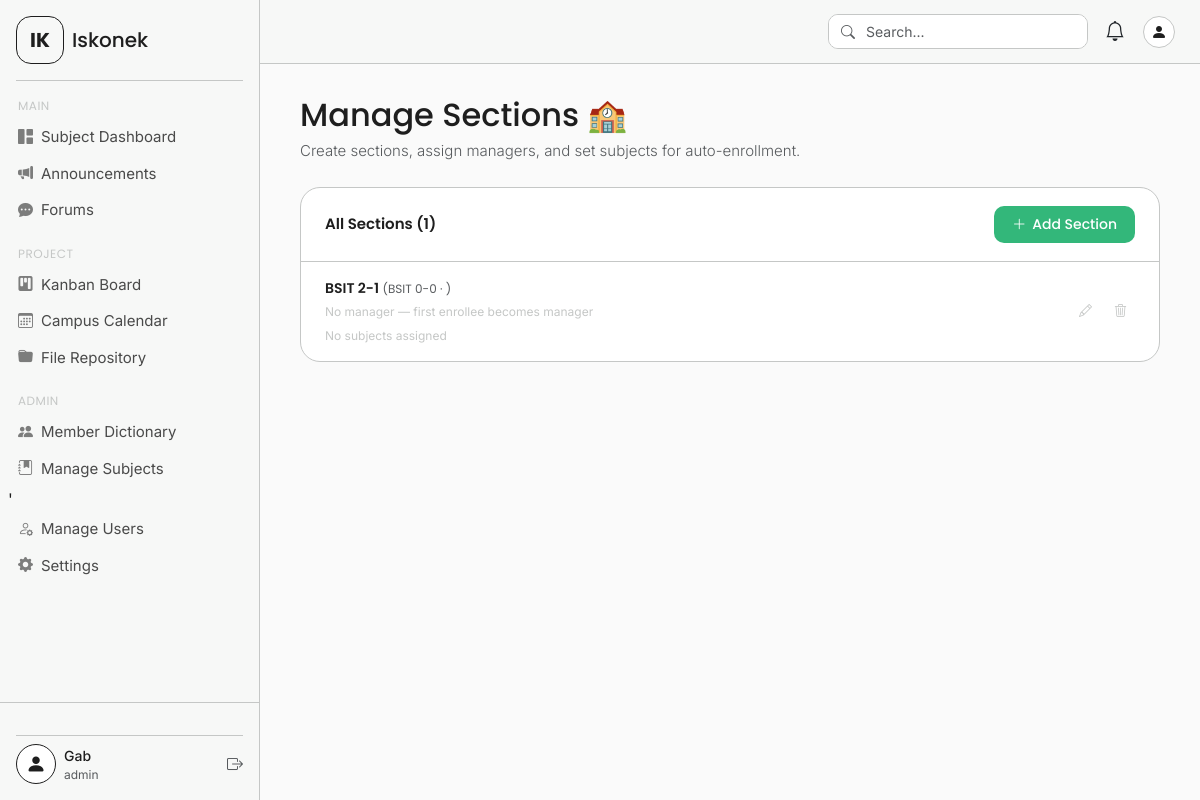
/manage_sections.php (signed in), run on the app's committed database.
### tables this page shows
CREATE TABLE `sections` (
  `id` int(11) NOT NULL,
  `name` varchar(40) NOT NULL,
  `program` varchar(20) NOT NULL,
  `created_at` timestamp NOT NULL DEFAULT current_timestamp(),
  `manager_id` int(11) DEFAULT NULL,
  `year` tinyint(4) NOT NULL,
  `school_year` varchar(20) NOT NULL,
  `section` tinyint(4) NOT NULL
);

### manage_sections.php (the view, shortened to what this page needs)
<?php
require_once 'includes/config.php';
$sections_query = $conn->query("
    SELECT s.*, u.first_name, u.last_name,
           CONCAT_WS(' ', u.first_name, u.mid_name, u.last_name) AS manager_name
    FROM sections s
    LEFT JOIN users u ON u.id = s.manager_id
    ORDER BY s.name
");
$sections = $sections_query->fetch_all(MYSQLI_ASSOC);
$section_subjects = [];
?>
<!DOCTYPE html>
<html lang="en">
<head>
  <link href="https://cdn.jsdelivr.net/npm/bootstrap@5.3.3/dist/css/bootstrap.min.css" rel="stylesheet">
  <link href="https://cdn.jsdelivr.net/npm/bootstrap-icons@1.11.3/font/bootstrap-icons.min.css" rel="stylesheet">
  <link href="assets/css/style.css" rel="stylesheet">
</head>
<body>
<div class="app-wrapper">
  <?php include 'includes/sidebar.php'; ?>
  <div class="main-content">
    <?php include 'includes/navbar.php'; ?>
    <div class="page-body">
      <div class="mb-4">
        <h2 class="hero-greeting mb-1">Manage Sections 🏫</h2>
        <p class="hero-sub text-muted">Create sections, assign managers, and set subjects for auto-enrollment.</p>
      </div>
      <div class="sections-panel">
        <div class="sections-panel-header">
          <p class="sections-panel-title">All Sections (<?= count($sections) ?>)</p>
          <button class="btn-new-section" data-bs-toggle="modal" data-bs-target="#sectionModal" onclick="openAddModal()">
            <i class="bi bi-plus-lg"></i> Add Section
          </button>
        </div>
        <?php if (empty($sections)): ?>
          <div class="sections-empty">
            <i class="bi bi-diagram-3"></i>
            <p class="mb-1 fw-medium" style="font-size:15px;">No sections yet</p>
          </div>
        <?php else: ?>
          <?php foreach ($sections as $sec): ?>
            <?php $sec_subjects = $section_subjects[$sec['id']] ?? []; ?>
            <div class="section-row">
              <div class="section-info">
                <div class="section-name">
                  <?= htmlspecialchars($sec['name']) ?>
                  <span class="text-muted fw-normal" style="font-size:12px;">
                    (<?= htmlspecialchars($sec['program']) ?> <?= $sec['year'] ?>-<?= $sec['section'] ?> · <?= htmlspecialchars($sec['school_year']) ?>)
                  </span>
                </div>
                <div class="section-meta">
                  <?php if ($sec['manager_name']): ?>
                    <span class="section-manager-badge"><i class="bi bi-person-check"></i><?= htmlspecialchars($sec['manager_name']) ?></span>
                  <?php else: ?>
                    <span style="font-size:12px;color:var(--text-muted);">No manager — first enrollee becomes manager</span>
                  <?php endif; ?>
                </div>
                <div class="section-subjects-list">
                  <?php if (empty($sec_subjects)): ?>
                    <span style="font-size:12px;color:var(--text-muted);">No subjects assigned</span>
                  <?php endif; ?>
                </div>
              </div>
              <div class="section-actions">
                <button class="btn-edit-sec" onclick='openEditModal(<?= json_encode($sec) ?>, <?= json_encode($sec_subjects) ?>)'>
                  <i class="bi bi-pencil"></i>
                </button>
                <button class="btn-delete-sec" onclick="confirmDelete(<?= $sec['id'] ?>, '<?= htmlspecialchars(addslashes($sec['name'])) ?>')">
                  <i class="bi bi-trash3"></i>
                </button>
              </div>
            </div>
          <?php endforeach; ?>
        <?php endif; ?>
      </div>
    </div>
  </div>
</div>
</body>
</html>

### assets/css/style.css (style rules this page uses)
:root { --sidebar-width: 260px; --navbar-height: 64px; --bg-main: #fafafa; --bg-sidebar: #f7f8f7; --border-color: #c5c7c6; --hover-bg: #ebebeb; --text-primary: #1e1e1e; --text-secondary: rgba(30, 30, 30, 0.8); --text-muted: #c5c7c6; --accent-green: #33b77a; --accent-red: #d23c3c; --font-main: 'Inter', sans-serif; --font-heading: 'Poppins', sans-serif; }
* { box-sizing: border-box; }
body { font-family: var(--font-main); background-color: var(--bg-main); color: var(--text-primary); overflow-x: hidden; }
.app-wrapper { display: flex; min-height: 100vh; }
.main-content { margin-left: var(--sidebar-width); flex: 1; display: flex; flex-direction: column; min-height: 100vh; }
.page-body { padding: 32px 40px; flex: 1; }
.hero-greeting { font-family: var(--font-heading); font-size: 32px; font-weight: 500; color: var(--text-primary); line-height: 1.2; }
.hero-sub { font-size: 15px; font-weight: 300; color: var(--text-primary); margin-top: 6px; }

### manage_sections.php (style rules this page uses)
.sections-panel { background:white; border:1px solid var(--border-color); border-radius:20px; overflow:hidden; }
.sections-panel-header { display:flex; align-items:center; justify-content:space-between; padding:18px 24px; border-bottom:1px solid var(--border-color); }
.sections-panel-title { font-family:var(--font-heading); font-size:15px; font-weight:600; color:var(--text-primary); margin:0; }
.btn-new-section { background-color:var(--accent-green); color:white; border:none; border-radius:10px; padding:8px 18px; font-size:14px; font-weight:500; font-family:var(--font-heading); transition:background-color 0.15s; display:flex; align-items:center; gap:6px; }
.section-row { display:flex; align-items:center; justify-content:space-between; padding:16px 24px; border-bottom:1px solid var(--border-color); transition:background-color 0.15s; gap:16px; }
.section-row:last-child { border-bottom:none; }
.section-info { flex:1; min-width:0; }
.section-name { font-family:var(--font-heading); font-weight:600; font-size:14px; color:var(--text-primary); margin-bottom:4px; }
.section-meta { display:flex; align-items:center; gap:12px; flex-wrap:wrap; }
.section-subjects-list { display:flex; flex-wrap:wrap; gap:5px; margin-top:6px; }
.section-actions { display:flex; gap:6px; }
.btn-edit-sec, .btn-delete-sec { background:none; border:none; padding:5px 8px; border-radius:8px; font-size:13px; cursor:pointer; transition:background 0.15s, color 0.15s; }
.btn-edit-sec { color:var(--text-muted); }
.btn-delete-sec { color:var(--text-muted); }

### data on the page
sections: name "BSIT 2-1", program "BSIT", year "0", section "0"

### other printed values
$_SESSION['full_name'] "Gab"
$_SESSION['role'] "admin"
count($sections) "1"
